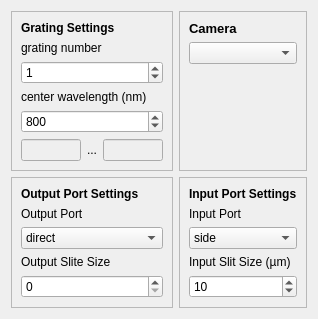
<?xml version="1.0" encoding="UTF-8"?>
<ui version="4.0">
 <class>andor_shamrock500_config</class>
 <widget class="QWidget" name="andor_shamrock500_config">
  <property name="geometry">
   <rect>
    <x>0</x>
    <y>0</y>
    <width>318</width>
    <height>310</height>
   </rect>
  </property>
  <property name="windowTitle">
   <string>Form</string>
  </property>
  <layout class="QGridLayout" name="gridLayout">
   <item row="0" column="0">
    <widget class="QFrame" name="frame_2">
     <property name="frameShape">
      <enum>QFrame::StyledPanel</enum>
     </property>
     <property name="frameShadow">
      <enum>QFrame::Raised</enum>
     </property>
     <layout class="QGridLayout" name="gridLayout_3">
      <item row="7" column="0">
       <widget class="QLineEdit" name="lineEdit_wl_start">
        <property name="enabled">
         <bool>false</bool>
        </property>
       </widget>
      </item>
      <item row="8" column="0">
       <spacer name="verticalSpacer">
        <property name="orientation">
         <enum>Qt::Vertical</enum>
        </property>
        <property name="sizeHint" stdset="0">
         <size>
          <width>20</width>
          <height>40</height>
         </size>
        </property>
       </spacer>
      </item>
      <item row="7" column="1">
       <widget class="QLabel" name="label_11">
        <property name="text">
         <string>...</string>
        </property>
       </widget>
      </item>
      <item row="7" column="2">
       <widget class="QLineEdit" name="lineEdit_wl_end">
        <property name="enabled">
         <bool>false</bool>
        </property>
       </widget>
      </item>
      <item row="6" column="0" colspan="3">
       <widget class="QSpinBox" name="initial_wavelength">
        <property name="maximum">
         <number>9999</number>
        </property>
        <property name="value">
         <number>800</number>
        </property>
       </widget>
      </item>
      <item row="5" column="0" colspan="3">
       <widget class="QLabel" name="label_3">
        <property name="text">
         <string>center wavelength (nm)</string>
        </property>
       </widget>
      </item>
      <item row="4" column="0" colspan="3">
       <widget class="QSpinBox" name="set_grating_number">
        <property name="value">
         <number>1</number>
        </property>
       </widget>
      </item>
      <item row="3" column="0" colspan="3">
       <widget class="QLabel" name="label_2">
        <property name="text">
         <string>grating number</string>
        </property>
       </widget>
      </item>
      <item row="0" column="0" colspan="3">
       <widget class="QLabel" name="label">
        <property name="font">
         <font>
          <pointsize>9</pointsize>
          <weight>75</weight>
          <bold>true</bold>
         </font>
        </property>
        <property name="text">
         <string>Grating Settings</string>
        </property>
       </widget>
      </item>
     </layout>
    </widget>
   </item>
   <item row="0" column="1">
    <widget class="QFrame" name="frame_4">
     <property name="frameShape">
      <enum>QFrame::StyledPanel</enum>
     </property>
     <property name="frameShadow">
      <enum>QFrame::Raised</enum>
     </property>
     <layout class="QGridLayout" name="gridLayout_5">
      <item row="0" column="0">
       <widget class="QLabel" name="label_5">
        <property name="font">
         <font>
          <pointsize>10</pointsize>
          <weight>75</weight>
          <bold>true</bold>
         </font>
        </property>
        <property name="text">
         <string>Camera</string>
        </property>
       </widget>
      </item>
      <item row="1" column="0">
       <widget class="QComboBox" name="comboBox_camera"/>
      </item>
      <item row="2" column="0">
       <spacer name="verticalSpacer_4">
        <property name="orientation">
         <enum>Qt::Vertical</enum>
        </property>
        <property name="sizeHint" stdset="0">
         <size>
          <width>20</width>
          <height>40</height>
         </size>
        </property>
       </spacer>
      </item>
     </layout>
    </widget>
   </item>
   <item row="1" column="1">
    <widget class="QFrame" name="frame">
     <property name="frameShape">
      <enum>QFrame::StyledPanel</enum>
     </property>
     <property name="frameShadow">
      <enum>QFrame::Raised</enum>
     </property>
     <layout class="QGridLayout" name="gridLayout_2">
      <item row="3" column="0">
       <widget class="QLabel" name="label_4">
        <property name="text">
         <string>Input Slit Size (µm)</string>
        </property>
       </widget>
      </item>
      <item row="1" column="0">
       <widget class="QLabel" name="label_7">
        <property name="text">
         <string>Input Port</string>
        </property>
       </widget>
      </item>
      <item row="2" column="0">
       <widget class="QComboBox" name="input_port">
        <item>
         <property name="text">
          <string>side</string>
         </property>
        </item>
        <item>
         <property name="text">
          <string>direct</string>
         </property>
        </item>
       </widget>
      </item>
      <item row="0" column="0">
       <widget class="QLabel" name="label_6">
        <property name="font">
         <font>
          <pointsize>9</pointsize>
          <weight>75</weight>
          <bold>true</bold>
         </font>
        </property>
        <property name="text">
         <string>Input Port Settings</string>
        </property>
       </widget>
      </item>
      <item row="4" column="0">
       <widget class="QSpinBox" name="input_slit_size">
        <property name="maximum">
         <number>2500</number>
        </property>
        <property name="value">
         <number>10</number>
        </property>
       </widget>
      </item>
      <item row="7" column="0">
       <spacer name="verticalSpacer_2">
        <property name="orientation">
         <enum>Qt::Vertical</enum>
        </property>
        <property name="sizeHint" stdset="0">
         <size>
          <width>20</width>
          <height>40</height>
         </size>
        </property>
       </spacer>
      </item>
     </layout>
    </widget>
   </item>
   <item row="1" column="0">
    <widget class="QFrame" name="frame_3">
     <property name="frameShape">
      <enum>QFrame::StyledPanel</enum>
     </property>
     <property name="frameShadow">
      <enum>QFrame::Raised</enum>
     </property>
     <layout class="QGridLayout" name="gridLayout_4">
      <item row="2" column="0">
       <widget class="QComboBox" name="output_port">
        <item>
         <property name="text">
          <string>direct</string>
         </property>
        </item>
        <item>
         <property name="text">
          <string>side</string>
         </property>
        </item>
       </widget>
      </item>
      <item row="0" column="0">
       <widget class="QLabel" name="label_8">
        <property name="font">
         <font>
          <pointsize>9</pointsize>
          <weight>75</weight>
          <bold>true</bold>
         </font>
        </property>
        <property name="text">
         <string>Output Port Settings</string>
        </property>
       </widget>
      </item>
      <item row="1" column="0">
       <widget class="QLabel" name="label_9">
        <property name="text">
         <string>Output Port</string>
        </property>
       </widget>
      </item>
      <item row="4" column="0">
       <widget class="QSpinBox" name="output_slit_size">
        <property name="maximum">
         <number>9999</number>
        </property>
       </widget>
      </item>
      <item row="3" column="0">
       <widget class="QLabel" name="label_10">
        <property name="text">
         <string>Output Slite Size</string>
        </property>
       </widget>
      </item>
      <item row="5" column="0">
       <spacer name="verticalSpacer_3">
        <property name="orientation">
         <enum>Qt::Vertical</enum>
        </property>
        <property name="sizeHint" stdset="0">
         <size>
          <width>20</width>
          <height>40</height>
         </size>
        </property>
       </spacer>
      </item>
     </layout>
    </widget>
   </item>
  </layout>
 </widget>
 <tabstops>
  <tabstop>set_grating_number</tabstop>
  <tabstop>initial_wavelength</tabstop>
  <tabstop>input_slit_size</tabstop>
  <tabstop>output_slit_size</tabstop>
  <tabstop>input_port</tabstop>
  <tabstop>output_port</tabstop>
 </tabstops>
 <resources/>
 <connections/>
</ui>
